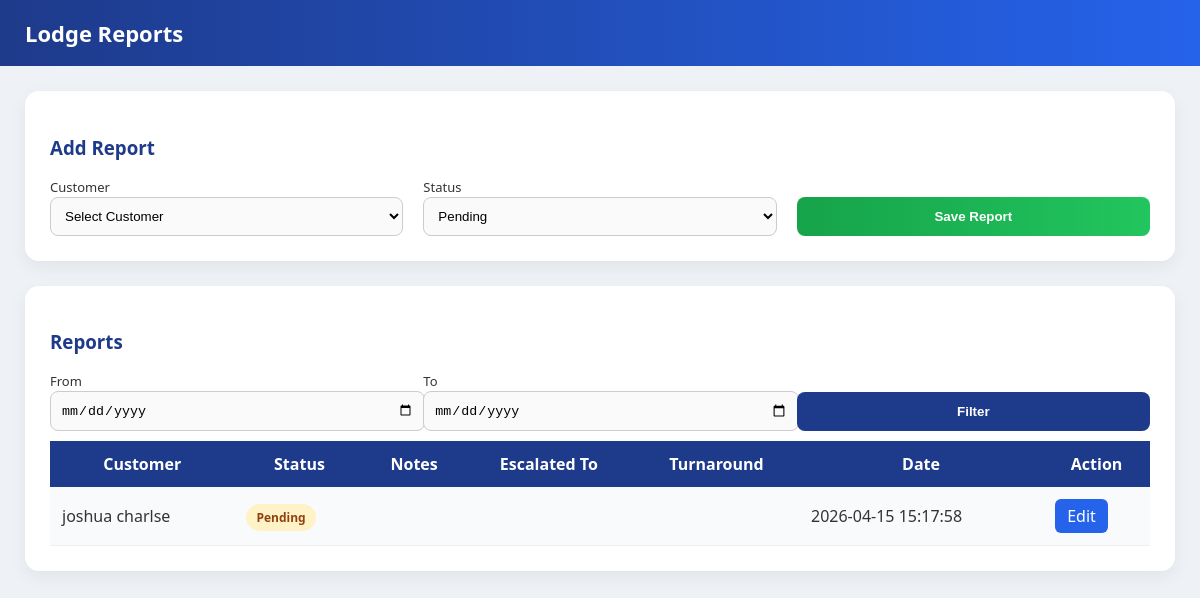
The app's page /modules/crm/crm_reports.php with its own data.
### tables this page shows
CREATE TABLE `lodge_reports` (
  `id` int(11) NOT NULL,
  `interaction_id` int(11) NOT NULL,
  `customer_name` varchar(255) NOT NULL,
  `lodge_status` varchar(50) DEFAULT 'Pending',
  `escalation_notes` text DEFAULT NULL,
  `escalated_to` varchar(255) DEFAULT NULL,
  `created_at` datetime DEFAULT current_timestamp(),
  `solved_at` datetime DEFAULT NULL,
  `turnaround_time` varchar(100) DEFAULT NULL
);

### modules/crm/crm_reports.php (the view, shortened to what this page needs)
<?php
$conn = new mysqli("localhost", "root", "", "wowasco2");
$editData = null;
$where = "WHERE 1=1";
$reports = $conn->query("
    SELECT * FROM lodge_reports
    $where
    ORDER BY created_at DESC
");
?>
<!DOCTYPE html>
<html>
<head>
</head>
<body>
<div class="header">Lodge Reports</div>
<div class="container">
<div class="card">
<h3><?= $editData ? "Edit Report" : "Add Report" ?></h3>
<form method="POST">
<div class="form-grid">
<div>
<label>Customer</label>
<select name="interaction_id" id="interactionSelect" required>
<option value="">Select Customer</option>
</select>
</div>
<div>
<label>Status</label>
<select name="lodge_status" id="statusSelect">
<option value="Pending" <?= (!isset($editData) || $editData['lodge_status']=="Pending")?'selected':'' ?>>Pending</option>
</select>
</div>
<div>
<label>&nbsp;</label>
<button type="submit" name="save_report" class="btn-primary">
<?= $editData ? "Update Report" : "Save Report" ?>
</button>
</div>
</div>
</form>
</div>
<div class="card">
<h3>Reports</h3>
<form method="GET" class="form-grid">
<div>
<label>From</label>
<input type="date" name="from">
</div>
<div>
<label>To</label>
<input type="date" name="to">
</div>
<div>
<label>&nbsp;</label>
<button class="btn-secondary">Filter</button>
</div>
</form>
<table>
<tr>
<th>Customer</th>
<th>Status</th>
<th>Notes</th>
<th>Escalated To</th>
<th>Turnaround</th>
<th>Date</th>
<th>Action</th>
</tr>
<?php while($r = $reports->fetch_assoc()): ?>
<tr>
<td><?= $r['customer_name'] ?></td>
<td>
<span class="status-<?= strtolower($r['lodge_status']) ?>">
<?= $r['lodge_status'] ?>
</span>
</td>
<td><?= $r['escalation_notes'] ?></td>
<td><?= $r['escalated_to'] ?></td>
<td><?= $r['turnaround_time'] ?></td>
<td><?= $r['created_at'] ?></td>
<td>
<a class="action-btn" href="?edit=<?= $r['id'] ?>">Edit</a>
</td>
</tr>
<?php endwhile; ?>
</table>
</div>
</div>
</body>
</html>

### modules/crm/crm_reports.php (style rules this page uses)
body { font-family: 'Segoe UI', Tahoma, sans-serif; margin: 0; background: #eef2f7; color: #333; }
.header { background: linear-gradient(90deg, #1e3a8a, #2563eb); color: white; padding: 18px 25px; font-size: 22px; font-weight: 600; }
.container { padding: 25px; }
.card { background: #fff; padding: 25px; border-radius: 14px; margin-bottom: 25px; box-shadow: 0 6px 18px rgba(0,0,0,0.06); }
h3 { color: #1e3a8a; margin-bottom: 15px; }
.form-grid { display: grid; grid-template-columns: repeat(auto-fit, minmax(260px, 1fr)); gap: 20px; align-items: end; }
label { font-size: 13px; margin-bottom: 5px; }
input, select, textarea { padding: 10px; border-radius: 8px; border: 1px solid #ccc; background: #fafafa; width: 100%; }
button { width: 100%; padding: 12px; border-radius: 8px; border: none; cursor: pointer; font-weight: 600; transition: 0.3s; }
.btn-primary { background: linear-gradient(90deg, #16a34a, #22c55e); color: white; }
.btn-secondary { background: #1e3a8a; color: white; }
.action-btn { background: #2563eb; color: white; padding: 6px 12px; border-radius: 6px; text-decoration: none; display: inline-block; }
table { width: 100%; border-collapse: collapse; margin-top: 10px; }
th { background: #1e3a8a; color: white; padding: 12px; }
td { padding: 12px; border-bottom: 1px solid #eee; }
tr:nth-child(even) { background: #f9fafb; }
.status-pending, .status-solved, .status-escalated { padding: 5px 10px; border-radius: 20px; font-size: 12px; font-weight: bold; }
.status-pending { background: #fef3c7; color: #92400e; }

### records on screen
lodge_reports: customer_name "joshua charlse", lodge_status "Pending", created_at "2026-04-15 15:17:58"
